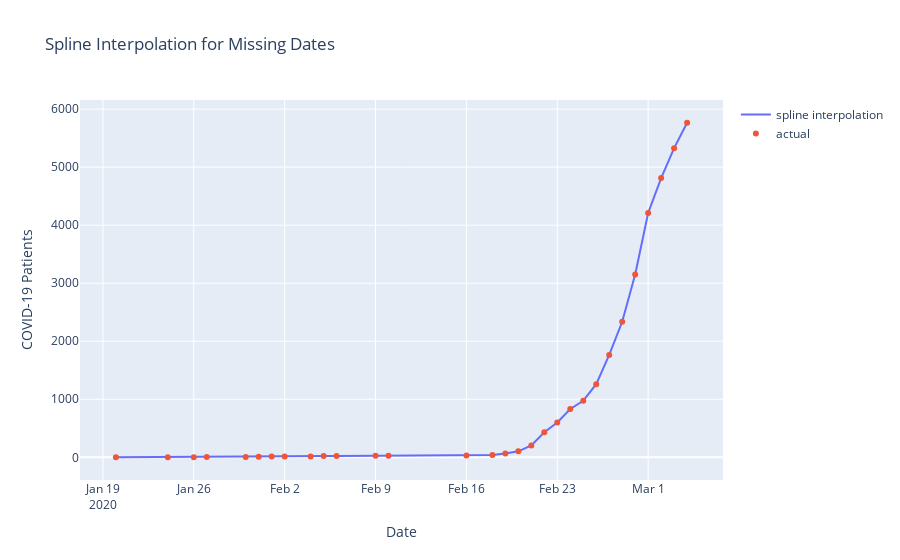

The code cell stored with this chart in its notebook:
### Code cell
fig2 = go.Figure()

fig2.add_trace(go.Scatter(x=df_interp['dates'], y=df_interp['cum_sum'], mode='lines', name='spline interpolation'))
fig2.add_trace(go.Scatter(x=date_list, y=confirmed_case_cumsum, mode='markers', name='actual'))
fig2.update_layout(xaxis_title='Date', yaxis_title='COVID-19 Patients', title="Spline Interpolation for Missing Dates")
fig2.show()
